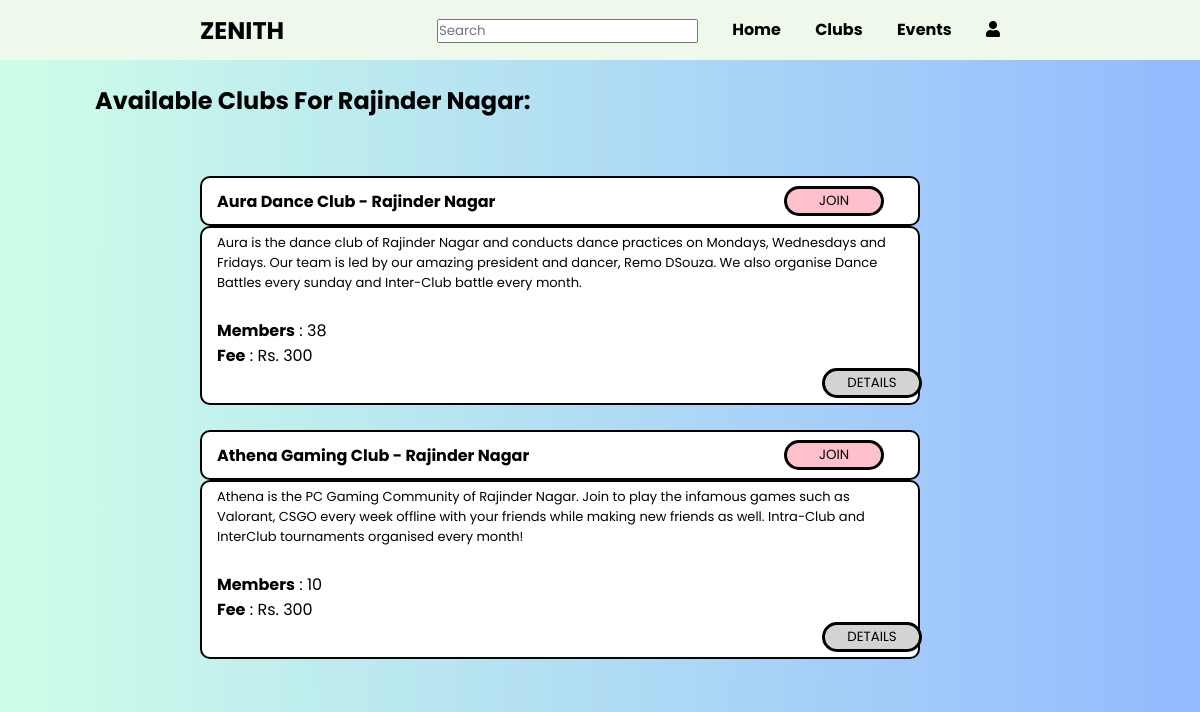
The app's page /all_clubs with its own data.
### accounts/models.py (models this page shows)
class Clubs(BaseModel):
    club_name = models.CharField(max_length=50)
    club_locality = models.CharField(max_length=50)
    club_joined = models.BooleanField(default=False)
    club_members = models.IntegerField(null=True)
    club_presdent = models.CharField(max_length=50)
    club_desc = models.TextField()
    club_events = models.ManyToManyField('Events' , related_name='+' ,blank=True , null=True)
    def __str__(self):
        return str(self.club_name)

### home/views.py (the view)
# urls.py: path('all_clubs' , all_clubs , name='all_clubs' ),
def all_clubs(request):
    clubs = Clubs.objects.filter()
    print(clubs)
    return render(request , 'all_clubs.html' , {'clubs': clubs})

### templates/all_clubs.html (shortened to what this page needs)
<!DOCTYPE html>
<html lang="en">
<head>
    <link rel="stylesheet" href="/media/landing.css">
    <link rel="stylesheet" href="/media/textstyle.css">
    <link rel="stylesheet" href="/media/card.css">
    <link rel="stylesheet" href="https://cdnjs.cloudflare.com/ajax/libs/font-awesome/5.14.0/css/all.min.css">
</head>
<body>
    <header class="head" style="height: 60px">
        <a href="#" class="brand">ZENITH</a>
        <div class="navigation">
            <div class="navigation-items">
                <input class="search_bar" type="text" placeholder="Search">
                <a href="{% url 'your_clubs' %}"><b>Home</b></a>
                <a href="{% url 'all_clubs' %}"><b>Clubs</b></a>
                <a href="#clubs"><b>Events</b></a>
                <a href="" class="icon icon-sm rounded-circle border"><i class="fa fa-user"></i></a>
            </div>
        </div>
    </header>
    <div class="container" style="height: 200%;">
        <div class="section" style="height: 22vh;">
            <br>
            <h2>Available Clubs For Rajinder Nagar: </h2>
        </div>
        {% for club in clubs %}
        <div class="card">
                <div class="card-title"
                    style="font-family:Arial, Helvetica, sans-serif; text-align:left;">
                    <h4>{{club.club_name}} - {{club.club_locality}} </h4> {% if club.club_joined%}<button disabled> JOINED </button> {% else%} <button class="join-btn"> JOIN </button> {%endif%}
                </div>
                <div class="card-body">
                    <p style="font-size: 13px;">{{club.club_desc}}</p>
                    <br>
                    <b>Members</b> : {{club.club_members}} <br>
                    <b>Fee</b> : Rs. 300 <button class="details-btn"> DETAILS
                    </button>
                </div>
        </div>
        <br>
    {% endfor %}
    </div>
</body>
</html>

### public/static/landing.css (style rules this page uses)
* { margin: 0; padding: 0; box-sizing: border-box; font-family: "Poppins", sans-serif; scroll-behavior:smooth; }
header { top: 0; position: sticky; z-index: 999; position: fixed; top: 0; left: 0; width: 100%; display: flex; justify-content: space-between; align-items: center ; padding: 15px 200px; transition: 0.5s ease; }
.head:before { z-index: -1; content: ''; width: 100%; height: 100%; position: absolute; background-color: #eef8eb; left: 0; }
header .brand { color:black; font-size: 1.5em; font-weight: 700; text-transform: uppercase; text-decoration: none; }
header .navigation { position: relative; }
header .navigation .navigation-items a { position: relative; color: black; font-size: 1em; font-weight: 500; text-decoration: none; margin-left: 30px; transition: 0.3s ease; }
header .navigation .navigation-items a:before { content: ''; position: absolute; background: grey; width: 0; height: 3px; bottom: -5px; left: 0; transition: 0.3s ease; }
.section { display: flex; justify-content: center; flex-direction: column; padding-left: 95px; height: 105vh; }
.container { background-image: linear-gradient(to right,#cdffe8, #94b9ff); overflow: hidden; display: flex; flex-direction: column; }

### public/static/textstyle.css (style rules this page uses)
* { margin: 0; padding: 0; box-sizing: border-box; font-family: 'Poppins', sans-serif; }

### public/static/card.css (style rules this page uses)
.container .card { width: 77vw; margin-left: 200px; margin-right: 200px; }
body { background-image: linear-gradient(to right,#cdffe8, #94b9ff); height: 200%; }
.card .card-title { background-color: white; display: flex; align-items: center; border: 2px black solid; border-radius: 10px; height: 50px; width: 60vw; padding: 0px 15px; justify-content: space-between; }
.card .card-body { background-color: white; border: 2px black solid; border-radius: 10px; padding: 5px 15px; width: 60vw; }
.join-btn { background-color: pink; color: black; border: solid black; height: 30px; width: 100px; border-radius: 20px; cursor: pointer; margin-right: 19px; }
.card .card-body .details-btn { background-color: lightgray; color: black; border: solid black; height: 30px; width: 100px; border-radius: 20px; cursor: pointer; margin-left:605px; }

### records on screen
Clubs: club_name "Aura Dance Club", club_locality "Rajinder Nagar", club_joined "JOIN", club_desc "Aura is the dance club of Rajinder Nagar and conducts dance practices on Mondays, Wednesdays and Fridays. Our team is led by our amazing president and dancer, Remo DSouza. We also organise Dance Battles every sunday and Inter-Club battle every month.", club_members "38"
Clubs: club_name "Athena Gaming Club", club_locality "Rajinder Nagar", club_joined "JOIN", club_desc "Athena is the PC Gaming Community of Rajinder Nagar. Join to play the infamous games such as Valorant, CSGO every week offline with your friends while making new friends as well. Intra-Club and InterClub tournaments organised every month!", club_members "10"
